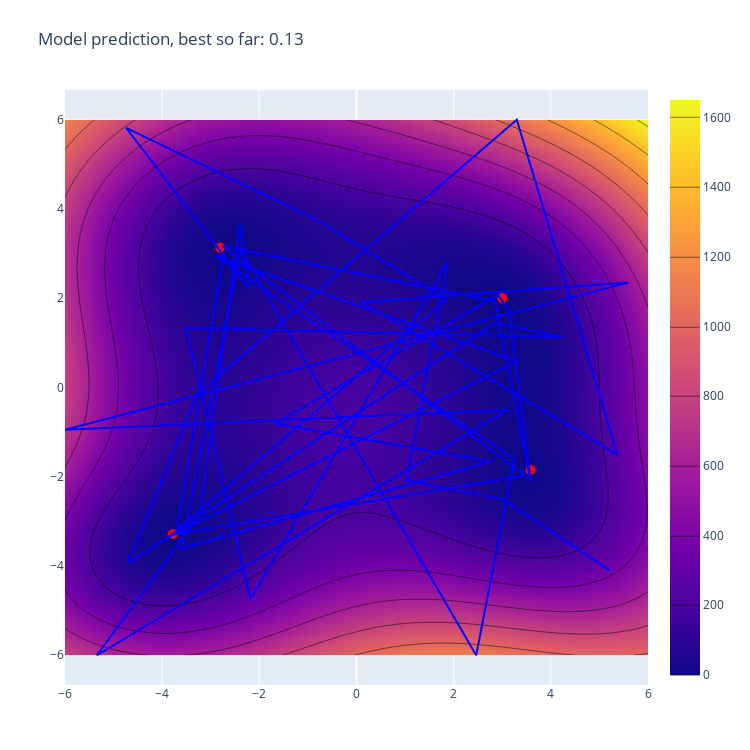

The code cell stored with this chart in its notebook:
### Markdown cell above
Run optimization

### Code cell
# initialize
samples = domain.inputs.sample(10, seed=19)
y = []
for i, row in samples.iterrows():
    y.append(himmelblau(row["x_1"], row["x_2"]))
samples["y"] = y

sobo_strategy_data_model = SoboStrategy(domain=domain, acquisition_function=qEI(), seed=19)

sobo_strategy = strategies.map(sobo_strategy_data_model)

sobo_strategy.tell(experiments=samples)

prediction = sobo_strategy.predict(pd.DataFrame({"x_1": x_1.flatten(), "x_2": x_2.flatten()}))
pred = np.array(prediction["y_pred"]).reshape(100, 100)
fig = plot_himmelblau_opt(samples, pred)
fig.show()

# optimize
for i in range(30):
    new_sample = sobo_strategy.ask(candidate_count=1)

    y = []
    for i, row in new_sample.iterrows():
        y.append(himmelblau(row["x_1"], row["x_2"]))

    new_sample["y"] = y
    samples = pd.concat([samples, new_sample], join="inner")

    sobo_strategy.tell(experiments=samples)
    
    clear_output(wait=True)
    prediction = sobo_strategy.predict(pd.DataFrame({"x_1": x_1.flatten(), "x_2": x_2.flatten()}))
    pred = np.array(prediction["y_pred"]).reshape(100, 100)
    fig = plot_himmelblau_opt(samples, pred)
    fig.show()

    time.sleep(0.1)

### Figure 1 — Plotly figure (JSON) as saved in the notebook; plotly's stock layout.template omitted (floating-point values rounded to 4 significant figures; data arrays with more than 128 entries replaced by an {"elided": "..."} marker saying what was removed)
{"data": [{"contours": {"coloring": "heatmap"}, "type": "contour", "x": [-6, -5.879, -5.758, -5.636, -5.515, -5.394, -5.273, -5.152, -5.03, -4.909, -4.788, -4.667, -4.545, -4.424, -4.303, -4.182, -4.061, -3.939, -3.818, -3.697, -3.576, -3.455, -3.333, -3.212, -3.091, -2.97, -2.848, -2.727, -2.606, -2.485, -2.364, -2.242, -2.121, -2, -1.879, -1.758, -1.636, -1.515, -1.394, -1.273, -1.152, -1.03, -0.9091, -0.7879, -0.6667, -0.5455, -0.4242, -0.303, -0.1818, -0.06061, 0.06061, 0.1818, 0.303, 0.4242, 0.5455, 0.6667, 0.7879, 0.9091, 1.03, 1.152, 1.273, 1.394, 1.515, 1.636, 1.758, 1.879, 2, 2.121, 2.242, 2.364, 2.485, 2.606, 2.727, 2.848, 2.97, 3.091, 3.212, 3.333, 3.455, 3.576, 3.697, 3.818, 3.939, 4.061, 4.182, 4.303, 4.424, 4.545, 4.667, 4.788, 4.909, 5.03, 5.152, 5.273, 5.394, 5.515, 5.636, 5.758, 5.879, 6], "y": [-6, -5.879, -5.758, -5.636, -5.515, -5.394, -5.273, -5.152, -5.03, -4.909, -4.788, -4.667, -4.545, -4.424, -4.303, -4.182, -4.061, -3.939, -3.818, -3.697, -3.576, -3.455, -3.333, -3.212, -3.091, -2.97, -2.848, -2.727, -2.606, -2.485, -2.364, -2.242, -2.121, -2, -1.879, -1.758, -1.636, -1.515, -1.394, -1.273, -1.152, -1.03, -0.9091, -0.7879, -0.6667, -0.5455, -0.4242, -0.303, -0.1818, -0.06061, 0.06061, 0.1818, 0.303, 0.4242, 0.5455, 0.6667, 0.7879, 0.9091, 1.03, 1.152, 1.273, 1.394, 1.515, 1.636, 1.758, 1.879, 2, 2.121, 2.242, 2.364, 2.485, 2.606, 2.727, 2.848, 2.97, 3.091, 3.212, 3.333, 3.455, 3.576, 3.697, 3.818, 3.939, 4.061, 4.182, 4.303, 4.424, 4.545, 4.667, 4.788, 4.909, 5.03, 5.152, 5.273, 5.394, 5.515, 5.636, 5.758, 5.879, 6], "z": {"elided": "100x100 float values"}}, {"marker": {"color": "red", "size": 10}, "mode": "markers", "showlegend": false, "type": "scatter", "x": [3], "y": [2]}, {"marker": {"color": "red", "size": 10}, "mode": "markers", "showlegend": false, "type": "scatter", "x": [-2.805], "y": [3.131]}, {"marker": {"color": "red", "size": 10}, "mode": "markers", "showlegend": false, "type": "scatter", "x": [-3.779], "y": [-3.283]}, {"marker": {"color": "red", "size": 10}, "mode": "markers", "showlegend": false, "type": "scatter", "x": [3.584], "y": [-1.848]}, {"line": {"color": "blue", "width": 2}, "mode": "lines", "showlegend": false, "type": "scatter", "x": [5.216, 3.013, 1.031, 1.884, -2.18, -3.511, 4.24, 2.87, -4.695, -3.293, 3.299, 5.373, 0.1059, 5.594, -6, 3.126, -5.344, -3.229, -2.399, -2.211, -4.741, -0.7843, 1.843, -3.873, 3.312, -2.905, 3.252, 2.463, -2.39, -3.597, 2.751, -1.672, 2.909, 3.143, 3.587, 2.849, -2.758, 3.461, -3.71, -2.72], "y": [-4.099, -2.506, -2.074, 2.828, -4.738, 1.337, 1.131, 1.455, -3.929, -0.1707, 6, -1.511, 1.916, 2.35, -0.9452, -0.496, -6, -2.871, 3.652, 2.219, 5.816, 3.733, 1.969, -3.363, 0.5904, 2.947, -1.606, -6, 3.087, -3.603, -1.659, -0.8086, 2.075, 1.715, -2.12, 1.934, 3.17, -1.972, -3.28, 3.064]}], "layout": {"autosize": false, "height": 750, "margin": {"b": 65, "l": 65, "r": 50, "t": 90}, "scene": {"xaxis": {"title": {"text": "x_1"}}, "yaxis": {"title": {"text": "x_2"}}, "zaxis": {"title": {"text": "y"}}}, "title": {"text": "Model prediction, best so far: 0.13"}, "width": 750}}
